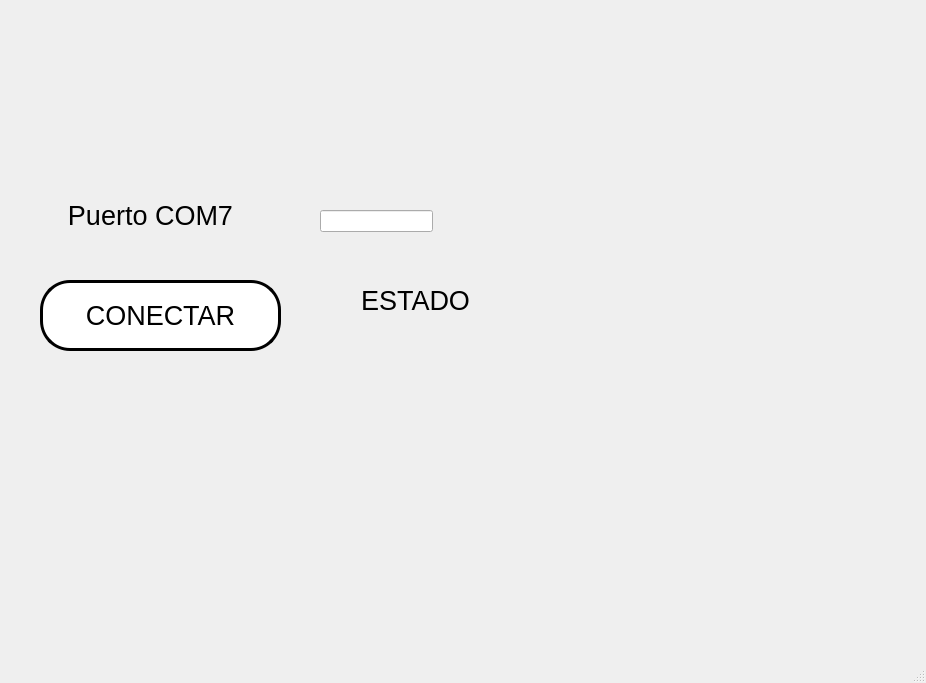
<?xml version="1.0" encoding="UTF-8"?>
<ui version="4.0">
 <class>MainWindow</class>
 <widget class="QMainWindow" name="MainWindow">
  <property name="geometry">
   <rect>
    <x>0</x>
    <y>0</y>
    <width>926</width>
    <height>683</height>
   </rect>
  </property>
  <property name="windowTitle">
   <string>MainWindow</string>
  </property>
  <widget class="QWidget" name="centralwidget">
   <widget class="QLabel" name="txt_estado">
    <property name="geometry">
     <rect>
      <x>170</x>
      <y>270</y>
      <width>491</width>
      <height>61</height>
     </rect>
    </property>
    <property name="font">
     <font>
      <pointsize>20</pointsize>
     </font>
    </property>
    <property name="text">
     <string>ESTADO</string>
    </property>
    <property name="alignment">
     <set>Qt::AlignCenter</set>
    </property>
   </widget>
   <widget class="QLabel" name="label">
    <property name="geometry">
     <rect>
      <x>20</x>
      <y>40</y>
      <width>161</width>
      <height>141</height>
     </rect>
    </property>
    <property name="styleSheet">
     <string notr="true"/>
    </property>
    <property name="text">
     <string/>
    </property>
    <property name="pixmap">
     <pixmap resource="../../Archivos/Recursos.qrc">:/UAT LOGOS/Logo UAT.png</pixmap>
    </property>
    <property name="scaledContents">
     <bool>true</bool>
    </property>
   </widget>
   <widget class="QLabel" name="label_3">
    <property name="geometry">
     <rect>
      <x>640</x>
      <y>0</y>
      <width>281</width>
      <height>211</height>
     </rect>
    </property>
    <property name="styleSheet">
     <string notr="true"/>
    </property>
    <property name="text">
     <string/>
    </property>
    <property name="pixmap">
     <pixmap resource="../../Archivos/Recursos.qrc">:/UAT LOGOS/logo facultad de ingenieria uat.png</pixmap>
    </property>
    <property name="scaledContents">
     <bool>true</bool>
    </property>
   </widget>
   <widget class="QLabel" name="label_7">
    <property name="geometry">
     <rect>
      <x>710</x>
      <y>440</y>
      <width>191</width>
      <height>181</height>
     </rect>
    </property>
    <property name="styleSheet">
     <string notr="true"/>
    </property>
    <property name="text">
     <string/>
    </property>
    <property name="pixmap">
     <pixmap resource="../../Archivos/Recursos.qrc">:/Equipo LOGO/logo equipo 3.jpg</pixmap>
    </property>
    <property name="scaledContents">
     <bool>true</bool>
    </property>
   </widget>
   <widget class="QLabel" name="label_2">
    <property name="geometry">
     <rect>
      <x>-20</x>
      <y>190</y>
      <width>341</width>
      <height>51</height>
     </rect>
    </property>
    <property name="font">
     <font>
      <pointsize>20</pointsize>
     </font>
    </property>
    <property name="text">
     <string>Puerto COM7</string>
    </property>
    <property name="alignment">
     <set>Qt::AlignCenter</set>
    </property>
   </widget>
   <widget class="QPushButton" name="btn_accion">
    <property name="geometry">
     <rect>
      <x>40</x>
      <y>280</y>
      <width>241</width>
      <height>71</height>
     </rect>
    </property>
    <property name="font">
     <font>
      <pointsize>20</pointsize>
     </font>
    </property>
    <property name="styleSheet">
     <string notr="true">background-color: rgb(255, 255, 255);
border-radius: 30px;
border: 3px solid black;</string>
    </property>
    <property name="text">
     <string>CONECTAR</string>
    </property>
   </widget>
   <widget class="QLineEdit" name="txt_com">
    <property name="geometry">
     <rect>
      <x>320</x>
      <y>210</y>
      <width>113</width>
      <height>22</height>
     </rect>
    </property>
    <property name="text">
     <string/>
    </property>
   </widget>
  </widget>
  <widget class="QMenuBar" name="menubar">
   <property name="geometry">
    <rect>
     <x>0</x>
     <y>0</y>
     <width>926</width>
     <height>26</height>
    </rect>
   </property>
  </widget>
  <widget class="QStatusBar" name="statusbar"/>
 </widget>
 <resources>
  <include location="../../Archivos/Recursos.qrc"/>
 </resources>
 <connections/>
</ui>
